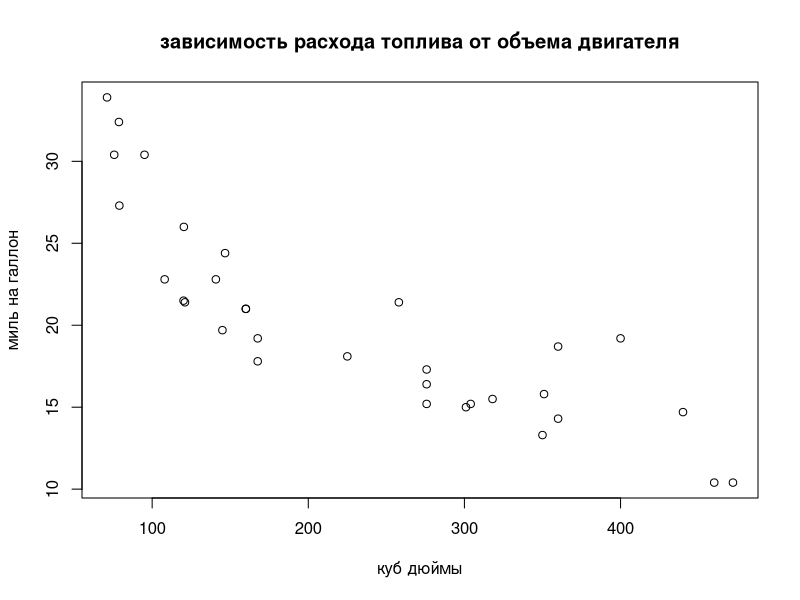

Write the R code that produced this figure.
plot(
  mpg ~ disp,
  data = mtcars,
  main = "зависимость расхода топлива от объема двигателя",
  ylab="миль на галлон",
  xlab = "куб дюймы"
)